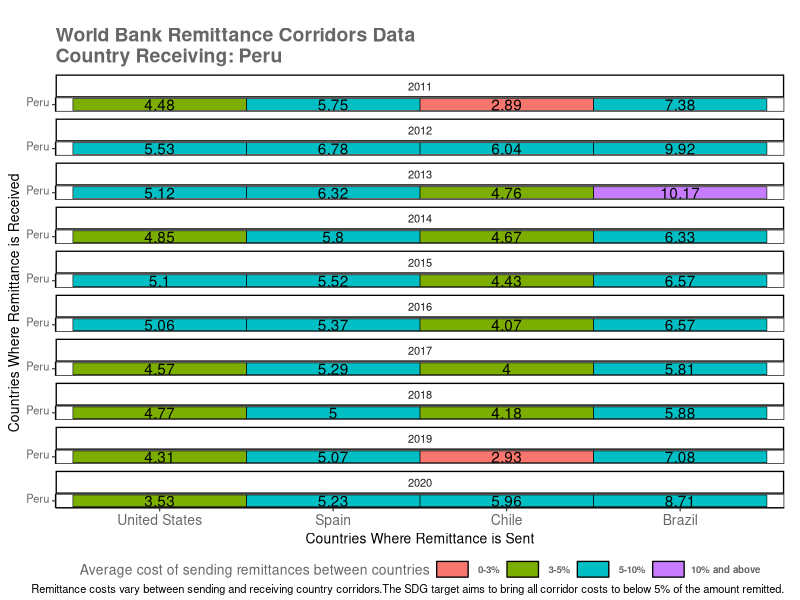
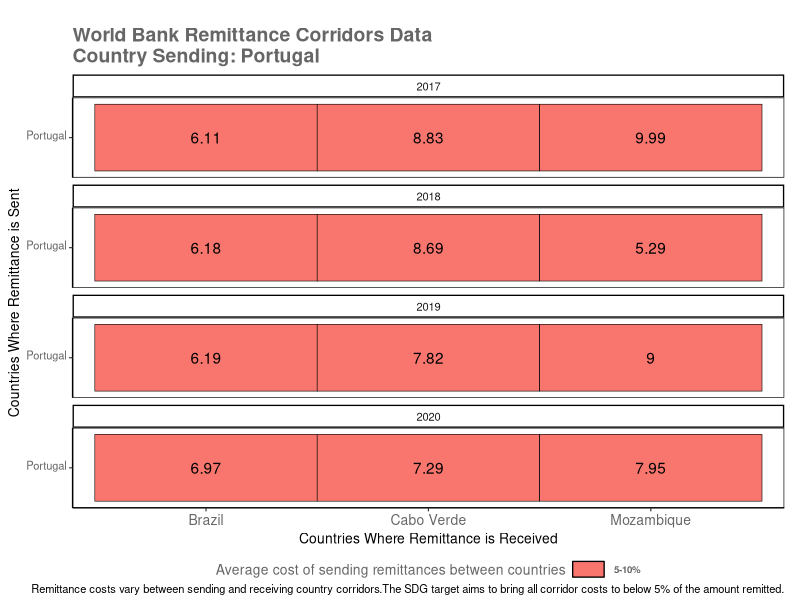

Write the R code that produced these figures, in order.
# Librarys ----------------------------------------------------------------
library(stringr)
library(tidyverse)

# Read world bank remitance corridor data ----------------------------------------------------
#### notes: this data is not avaliable from the WorldBank R oackage WDI
tags = c(" 0-3%", " 3-5%", " 5-10%", "10% and above") # create tags for bin labels
#### the data has been downloaded from: https://databank.worldbank.org/source/remittance-prices-worldwide-(corridors)
data_corridors = read.csv("data/36d1ed87-9a2d-41da-8eac-c1c25d45fa65_Data.csv")
colnames(data_corridors)[1] = "Sending.Countries.Name" # rename column because its called some funky shit

data_corridors[data_corridors == ".."] = NA

data_corridors[, 7:41] = sapply(data_corridors[, 7:41], as.numeric)
data = data_corridors %>% filter(X2020Q3..YR2020Q3. != "..") %>%
  mutate('2011' = (X2011Q1..YR2011Q1. + X2011Q3..YR2011Q3.) / 2) %>%
  mutate('2012' = (X2012Q1..YR2012Q1. + X2012Q3..YR2012Q3.) / 2) %>%
  mutate('2013' = (X2013Q1..YR2013Q1. + X2013Q1..YR2013Q1.) / 2) %>%
  mutate('2014' = (X2014Q1..YR2014Q1. + X2014Q3..YR2014Q3.) / 2) %>%
  mutate('2015' = (X2015Q1..YR2015Q1. + X2015Q3..YR2015Q3.) / 2) %>%
  mutate('2016' = (X2016Q1..YR2016Q1. + X2016Q3..YR2016Q3.) / 2) %>%
  mutate('2017' = (X2017Q1..YR2017Q1. + X2017Q3..YR2017Q3.) / 2) %>%
  mutate('2018' = (X2018Q1..YR2018Q1. + X2018Q3..YR2018Q3.) / 2) %>%
  mutate('2019' = (X2019Q1..YR2019Q1. + X2019Q3..YR2019Q3.) / 2) %>%
  mutate('2020' = (X2020Q1..YR2020Q1. + X2020Q3..YR2020Q3.) / 2) %>%
  select(
    Sending.Countries.Name,
    Sending.Countries.Code,
    Receiving.Countries..Name,
    Receiving.Countries..Code,
    '2011',
    '2012',
    '2013',
    '2014',
    '2015',
    '2016',
    '2017',
    '2018',
    '2019',
    '2020'
  ) %>% gather(year, value, (5:14)) %>% na.omit()

plot_rec_country = function(country) {
  country_rec_data = data %>%
    filter(Receiving.Countries..Name == country)  %>%
    rename(send = Sending.Countries.Name) %>%
    rename(recieve = Receiving.Countries..Name) %>%
    mutate(send = str_replace(send, "United States of America", "United States"))  %>%
    mutate(value = ifelse(value < 0, NA, value)) %>%
    mutate(value = as.numeric(value)) %>%
    mutate(
      bins = case_when(
        value < 3 ~ tags[1],
        value >= 3 & value < 5 ~ tags[2],
        value >= 5 & value < 10 ~ tags[3],
        value >= 10 ~ tags[4]
      )
    )

  receive_levels = country_rec_data %>%
    filter(complete.cases(.)) %>%
    group_by(recieve) %>%
    summarize(num = n()) %>%
    arrange(-num) %>%
    pull(recieve)

  send_levels = country_rec_data %>%
    filter(complete.cases(.)) %>%
    group_by(send) %>%
    summarize(num = n()) %>%
    arrange(-num) %>%
    pull(send)

  # mutate levels into dataframe
  df = country_rec_data %>%
    mutate(recieve = factor(recieve, levels = receive_levels),
           send = fct_rev(factor(send, levels = send_levels))) %>%
    filter(complete.cases(send))

  # text col
  textcol = "grey40"

  # Plot --------------------------------------------------------------------
  p = ggplot(df, aes(x = send, y = recieve, fill = bins)) +
    facet_wrap( ~ year, ncol = 1) +
    geom_tile(colour = "black", size = 0.2) +
    geom_text(aes(label = round(value, digits = 2))) +
    scale_colour_manual(values = c("red", "blue", "green")) +
    guides(fill = guide_legend(title = "Average cost of sending remittances between countries")) +
    labs(
      x = "Countries Where Remittance is Sent",
      y = "Countries Where Remittance is Received",
      title = paste0(
        "World Bank Remittance Corridors Data\nCountry Receiving: ",
        country
      ),
      caption = "Remittance costs vary between sending and receiving country corridors.The SDG target aims to bring all corridor costs to below 5% of the amount remitted."
    ) +
    #coord_fixed()+
    theme_classic(base_size = 10) +
    theme(
      legend.position = "bottom",
      legend.title = element_text(colour = textcol),
      legend.margin = margin(grid::unit(0, "cm")),
      legend.text = element_text(
        colour = textcol,
        size = 7,
        face = "bold"
      ),
      legend.key.height = grid::unit(0.4, "cm"),
      legend.key.width = grid::unit(0.8, "cm"),
      axis.text.x = element_text(size = 10, colour = textcol),
      axis.text.y = element_text(vjust = 0.2, colour = textcol),
      axis.ticks = element_line(size = 0.4),
      plot.background = element_blank(),
      panel.border = element_blank(),
      panel.grid.major = element_blank(),
      panel.grid.minor = element_blank(),
      panel.background = element_rect(fill = "transparent", colour = "black"),
      plot.margin = margin(0.7, 0.4, 0.1, 0.2, "cm"),
      plot.title = element_text(
        colour = textcol,
        family = "sans",
        hjust = 0,
        size = 14,
        face = "bold"
      )
    )

  p

}

plot_rec_country(country = "Peru")


plot_send_country = function(country) {
  country_rec_data = data %>%
    filter(Sending.Countries.Name == country)  %>%
    rename(send = Sending.Countries.Name) %>%
    rename(recieve = Receiving.Countries..Name) %>%
    mutate(send = str_replace(send, "United States of America", "United States"))  %>%
    mutate(value = ifelse(value < 0, NA, value)) %>%
    mutate(value = as.numeric(value)) %>%
    mutate(
      bins = case_when(
        value < 3 ~ tags[1],
        value >= 3 & value < 5 ~ tags[2],
        value >= 5 & value < 10 ~ tags[3],
        value >= 10 ~ tags[4]
      )
    )

  receive_levels = country_rec_data %>%
    filter(complete.cases(.)) %>%
    group_by(recieve) %>%
    summarize(num = n()) %>%
    arrange(-num) %>%
    pull(recieve)

  send_levels = country_rec_data %>%
    filter(complete.cases(.)) %>%
    group_by(send) %>%
    summarize(num = n()) %>%
    arrange(-num) %>%
    pull(send)

  # mutate levels into dataframe
  df = country_rec_data %>%
    mutate(recieve = factor(recieve, levels = receive_levels),
           send = fct_rev(factor(send, levels = send_levels))) %>%
    filter(complete.cases(send))

  # text col
  textcol = "grey40"

  # Plot --------------------------------------------------------------------
  p = ggplot(df, aes(x = recieve, y = send, fill = bins)) +
    facet_wrap( ~ year, ncol = 1) +
    geom_tile(colour = "black", size = 0.2) +
    geom_text(aes(label = round(value, digits = 2))) +
    scale_colour_manual(values = c("red", "blue", "green")) +
    guides(fill = guide_legend(title = "Average cost of sending remittances between countries")) +
    labs(
      x = "Countries Where Remittance is Received",
      y = "Countries Where Remittance is Sent",
      title = paste0(
        "World Bank Remittance Corridors Data\nCountry Sending: ",
        country
      ),
      caption = "Remittance costs vary between sending and receiving country corridors.The SDG target aims to bring all corridor costs to below 5% of the amount remitted."
    ) +
    #coord_fixed()+
    theme_classic(base_size = 10) +
    theme(
      legend.position = "bottom",
      legend.title = element_text(colour = textcol),
      legend.margin = margin(grid::unit(0, "cm")),
      legend.text = element_text(
        colour = textcol,
        size = 7,
        face = "bold"
      ),
      legend.key.height = grid::unit(0.4, "cm"),
      legend.key.width = grid::unit(0.8, "cm"),
      axis.text.x = element_text(size = 10, colour = textcol),
      axis.text.y = element_text(vjust = 0.2, colour = textcol),
      axis.ticks = element_line(size = 0.4),
      plot.background = element_blank(),
      panel.border = element_blank(),
      panel.grid.major = element_blank(),
      panel.grid.minor = element_blank(),
      panel.background = element_rect(fill = "transparent", colour = "black"),
      plot.margin = margin(0.7, 0.4, 0.1, 0.2, "cm"),
      plot.title = element_text(
        colour = textcol,
        family = "sans",
        hjust = 0,
        size = 14,
        face = "bold"
      )
    )

  p

}
plot_send_country(country = "Portugal")

# rec_countries = as.data.frame(table(data$Receiving.Countries..Name)) %>% arrange(desc(Freq))
# sending_countries = as.data.frame(table(data$Sending.Countries.Name)) %>% arrange(desc(Freq))
#
#
#
# # Tidy DF for GGplot // using year 2020 q3------------------------------------------------------
# data_corridors_min = data_corridors %>%
#   select(Sending.Countries.Name,
#          Receiving.Countries..Name,
#          X2020Q3..YR2020Q3.) %>%
#   filter(X2020Q3..YR2020Q3. != "..") %>%
#   rename(value = X2020Q3..YR2020Q3.) %>%
#   rename(send = Sending.Countries.Name) %>%
#   rename(recieve = Receiving.Countries..Name) %>%
#   mutate(send = str_replace(send, "United States of America", "United States"))  %>%
#   mutate(value = ifelse(value < 0, NA, value)) %>%
#   mutate(value = as.numeric(value)) %>%
#   mutate(
#     bins = case_when(
#       value < 3 ~ tags[1],
#       value >= 3 & value < 5 ~ tags[2],
#       value >= 5 & value < 10 ~ tags[3],
#       value >= 10 ~ tags[4]
#     )
#   )  %>% filter(
#     send == "United States" |
#       send == "United Kingdom"  |
#       send == "Germany" |
#       send == "Italy"  |
#       send == "Saudi Arabia"  |
#       send == "Australia"  |
#       send == "France"  |
#       send == "Canada"  |
#       send == "Russian Federation" |
#       send == "United Arab Emirates"  |
#       send == "Malaysia" |
#       send == "Qatar"
#   ) %>% filter(
#   recieve == "India" |
#     recieve == "China" |
#     recieve == "Philippines" |
#     recieve == "Bangladesh" |
#     recieve == "Pakistan" |
#     recieve == "Viet Nam" |
#     recieve == "Sri Lanka" |
#     recieve == "Nigeria"  |
#     recieve == "Indonesia" |
#     recieve == "Egypt" |
#     recieve == "Lebanon" |
#     recieve == "Nepal"
#
# )
#
# #### Calculate level summary
# receive_levels = data_corridors_min %>%
#   filter(complete.cases(.)) %>%
#   group_by(recieve) %>%
#   summarize(num = n()) %>%
#   arrange(-num) %>%
#   pull(recieve)
#
# send_levels = data_corridors_min %>%
#   filter(complete.cases(.)) %>%
#   group_by(send) %>%
#   summarize(num = n()) %>%
#   arrange(-num) %>%
#   pull(send)
#
# # mutate levels into dataframe
# df = data_corridors_min %>%
#   mutate(recieve = factor(recieve, levels = receive_levels),
#          send = fct_rev(factor(send, levels = send_levels))) %>%
#   filter(complete.cases(send))
#
# # text col
# textcol = "grey40"
#
# # Plot --------------------------------------------------------------------
# p = ggplot(df, aes(x = recieve, y = send, fill = bins)) +
#   geom_tile(colour = "white", size = 0.2) +
#   scale_colour_manual(values = c("red", "blue", "green")) +
#   guides(fill = guide_legend(title = "Average cost of sending remittances between countries")) +
#   labs(
#     x = "Countries Where Capital is Received",
#     y = "Countries Where Capital is Sent",
#     title = "World Bank Remittance Corridors Data 2020 Q3 (Latest)",
#     caption = "Remittance costs vary between sending and receiving country corridors.The SDG target aims to bring all corridor costs to below 5% of the amount remitted."
#   ) +
#   #coord_fixed()+
#   theme_grey(base_size = 10) +
#   theme(
#     legend.position = "bottom",
#     legend.title = element_text(colour = textcol),
#     legend.margin = margin(grid::unit(0, "cm")),
#     legend.text = element_text(
#       colour = textcol,
#       size = 7,
#       face = "bold"
#     ),
#     legend.key.height = grid::unit(1.4, "cm"),
#     legend.key.width = grid::unit(0.8, "cm"),
#     axis.text.x = element_text(size = 10, colour = textcol),
#     axis.text.y = element_text(vjust = 0.2, colour = textcol),
#     axis.ticks = element_line(size = 0.4),
#     plot.background = element_blank(),
#     panel.border = element_blank(),
#     panel.grid.major = element_blank(),
#     panel.grid.minor = element_blank(),
#     panel.background = element_rect(fill = "slategrey", colour = "black"),
#     plot.margin = margin(0.7, 0.4, 0.1, 0.2, "cm"),
#     plot.title = element_text(
#       colour = textcol,
#       family = "sans",
#       hjust = 0,
#       size = 14,
#       face = "bold"
#     )
#   )
#
# p
